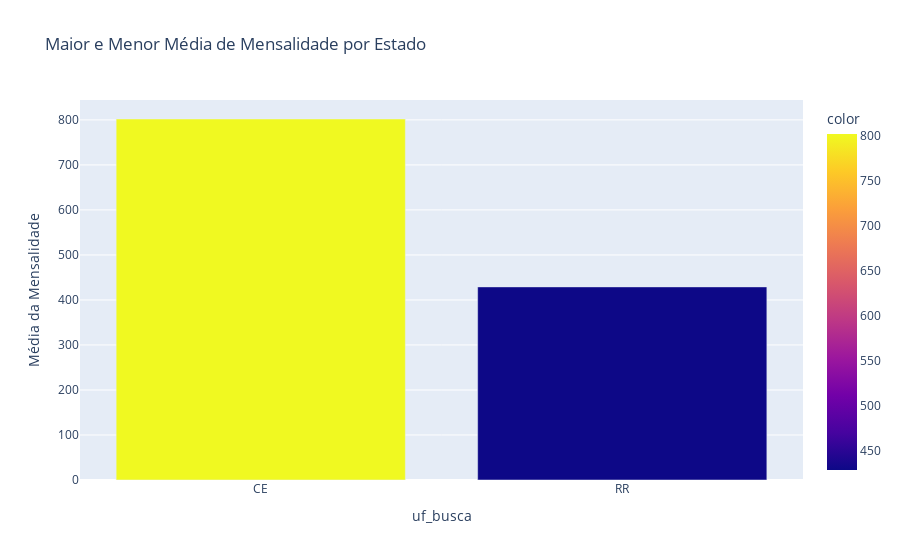

This figure's notebook cell:
### Markdown cell above
Estados com Maior e Menor Mensalidade Média

### Code cell
media_dos_estados =  tabela.groupby("uf_busca")["mensalidade"].mean().round().sort_values(ascending=False)
#display(media_dos_estados)


import plotly.express as px

maior = media_dos_estados.head(1)  # Maior
menor = media_dos_estados.tail(1)  # Menor

maior_e_menor = pd.concat([maior, menor])

fig = px.bar(maior_e_menor, 
             x=maior_e_menor.index, y=maior_e_menor.values,labels={'x':'Estado', 'y': 'Média da Mensalidade'},title='Maior e Menor Média de Mensalidade por Estado', color= maior_e_menor)
display(fig)

### Figure 1 — Plotly figure (JSON) as saved in the notebook; plotly's stock layout.template omitted (floating-point values rounded to 4 significant figures)
{"data": [{"alignmentgroup": "True", "hovertemplate": "uf_busca=%{x}<br>Média da Mensalidade=%{y}<br>color=%{marker.color}<extra></extra>", "legendgroup": "", "marker": {"color": [802, 429], "coloraxis": "coloraxis", "pattern": {"shape": ""}}, "name": "", "offsetgroup": "", "orientation": "v", "showlegend": false, "textposition": "auto", "type": "bar", "x": ["CE", "RR"], "xaxis": "x", "y": [802, 429], "yaxis": "y"}], "layout": {"barmode": "relative", "coloraxis": {"colorbar": {"title": {"text": "color"}}, "colorscale": [[0, "#0d0887"], [0.1111, "#46039f"], [0.2222, "#7201a8"], [0.3333, "#9c179e"], [0.4444, "#bd3786"], [0.5556, "#d8576b"], [0.6667, "#ed7953"], [0.7778, "#fb9f3a"], [0.8889, "#fdca26"], [1, "#f0f921"]]}, "legend": {"tracegroupgap": 0}, "title": {"text": "Maior e Menor Média de Mensalidade por Estado"}, "xaxis": {"anchor": "y", "domain": [0, 1], "title": {"text": "uf_busca"}}, "yaxis": {"anchor": "x", "domain": [0, 1], "title": {"text": "Média da Mensalidade"}}}}
